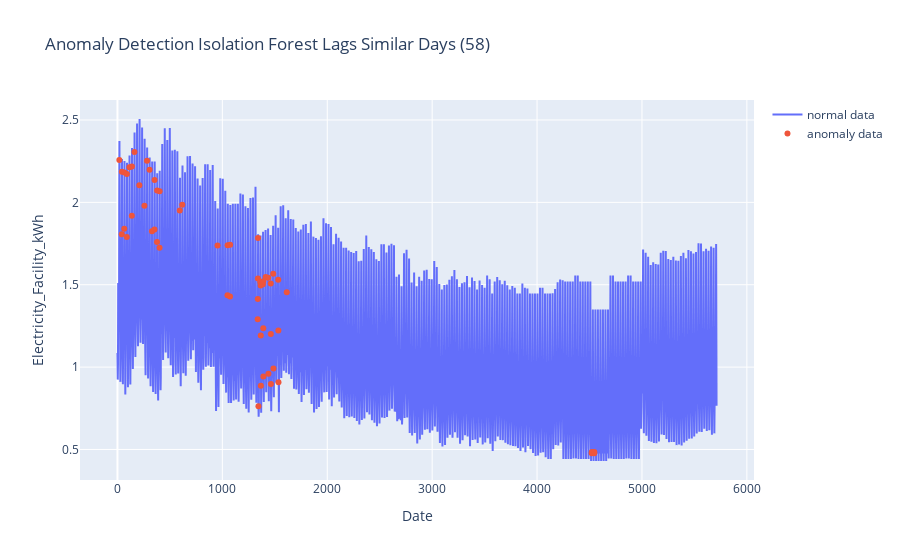

The cell this chart's notebook holds for it:
### Code cell
data = df_point[['timestamp','period','value']]
data['timestamp'] = data['timestamp'].apply(lambda x: datetime.strptime(x, "%Y-%m-%d"))
data['month'] = data['timestamp'].apply(lambda x: x.month)
data['dayofweek'] = data['timestamp'].apply(lambda x: x.dayofweek)

def create_temporary_dataset(data, n_periods_lags, n_similar_lags):
    cols, names = list(), list()
    for i in range(n_periods_lags, 0, -1):
        cols.append(abs(data[['value']] - data[['value']].shift(i)))
        names += ['value_period(t-{0})'.format(i)]
    for i in range(n_similar_lags, 0, -1):
        cols.append(abs(data[['value']] - data[['value']].shift(7*24*i)))
        names += ['value_similarDays(t-{0})'.format(i)]
    group_month = data.groupby('month')['value'].mean()
    group_month = group_month.reset_index()
    group_month = group_month.rename(columns={'value': 'value_month'})
    group_month = group_month.merge(data, on=['month'])
    cols.append(group_month['value_month'])
    names += ['value_month']
    for col in ['timestamp','period','value']:
        cols.append(data[col])
        names += [col]
    agg = pd.concat(cols, axis=1)
    agg.columns = names
    agg.dropna(inplace=True)
    agg.reset_index(drop=True, inplace=True)
    return agg


data_lags = create_temporary_dataset(data, 3, 5)

timestamp_index = [datetime(2013,1,15) + timedelta(hours=h) for h in range(len(data_lags))]
summary_similar_lags, model_lags = isolation_forest_model(data_lags.iloc[:,:-3], data_lags['value'].values, 300, 0.01, 
                                                          timestamp_index, 'Lags Similar Days')

### Figure 1 — Plotly figure (JSON) as saved in the notebook; plotly's stock layout.template omitted (floating-point values rounded to 4 significant figures; data arrays with more than 128 entries replaced by an {"elided": "..."} marker saying what was removed)
{"data": [{"mode": "lines", "name": "normal data", "type": "scatter", "x": {"elided": "5712 int values"}, "y": {"elided": "5712 float values"}}, {"mode": "markers", "name": "anomaly data", "type": "scatter", "x": {"elided": "5712 int values"}, "y": {"elided": "5712 float values"}}], "layout": {"title": {"text": "Anomaly Detection Isolation Forest Lags Similar Days (58)"}, "xaxis": {"title": {"text": "Date"}}, "yaxis": {"title": {"text": "Electricity_Facility_kWh"}}}}
